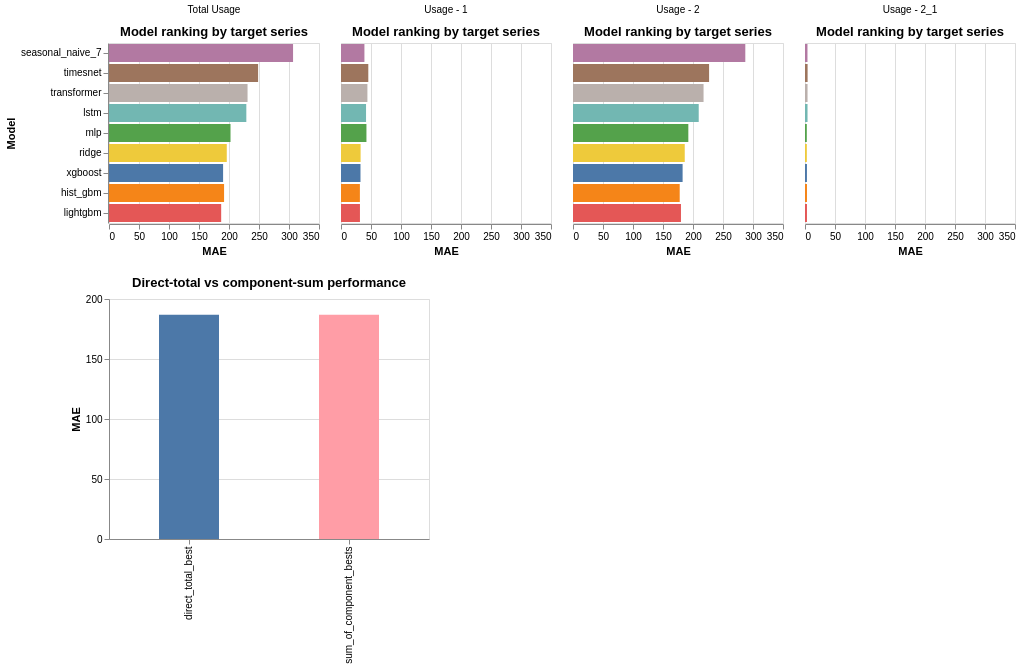

The code cell stored with this chart in its notebook:
### Code cell
model_chart = (
    alt.Chart(summary_frame)
    .mark_bar()
    .encode(
        x=alt.X("mae:Q", title="MAE"),
        y=alt.Y("model:N", sort="-x", title="Model"),
        color=alt.Color("model:N", legend=None),
        tooltip=["series:N", "model:N", alt.Tooltip("mae:Q", format=".2f"), alt.Tooltip("smape:Q", format=".2f")],
    )
    .properties(width=210, height=180, title="Model ranking by target series")
    .facet(column=alt.Column("series:N", title=None))
)

aggregate_chart = (
    alt.Chart(aggregate_metrics)
    .mark_bar(size=60)
    .encode(
        x=alt.X("strategy:N", title=None),
        y=alt.Y("mae:Q", title="MAE"),
        color=alt.Color("strategy:N", title="Forecast strategy"),
        tooltip=["strategy:N", alt.Tooltip("mae:Q", format=".2f"), alt.Tooltip("smape:Q", format=".2f"), alt.Tooltip("bias:Q", format=".2f")],
    )
    .properties(width=320, height=240, title="Direct-total vs component-sum performance")
)

model_chart & aggregate_chart

### Figure 1 — Vega-Lite specification as saved in the notebook (floating-point values rounded to 4 significant figures)
{"config": {"view": {"continuousWidth": 300, "continuousHeight": 300}}, "vconcat": [{"data": {"name": "data-ec4899c48896b09ef6d3ee4f9bbd1246"}, "facet": {"column": {"field": "series", "title": null, "type": "nominal"}}, "spec": {"mark": {"type": "bar"}, "encoding": {"color": {"field": "model", "legend": null, "type": "nominal"}, "tooltip": [{"field": "series", "type": "nominal"}, {"field": "model", "type": "nominal"}, {"field": "mae", "format": ".2f", "type": "quantitative"}, {"field": "smape", "format": ".2f", "type": "quantitative"}], "x": {"field": "mae", "title": "MAE", "type": "quantitative"}, "y": {"field": "model", "sort": "-x", "title": "Model", "type": "nominal"}}, "height": 180, "title": "Model ranking by target series", "width": 210}}, {"data": {"name": "data-fbd33537a2ed550e6e0c47e72f82a81a"}, "mark": {"type": "bar", "size": 60}, "encoding": {"color": {"field": "strategy", "title": "Forecast strategy", "type": "nominal"}, "tooltip": [{"field": "strategy", "type": "nominal"}, {"field": "mae", "format": ".2f", "type": "quantitative"}, {"field": "smape", "format": ".2f", "type": "quantitative"}, {"field": "bias", "format": ".2f", "type": "quantitative"}], "x": {"field": "strategy", "title": null, "type": "nominal"}, "y": {"field": "mae", "title": "MAE", "type": "quantitative"}}, "height": 240, "title": "Direct-total vs component-sum performance", "width": 320}], "$schema": "https://vega.github.io/schema/vega-lite/v6.1.0.json", "datasets": {"data-ec4899c48896b09ef6d3ee4f9bbd1246": [{"series": "Total Usage", "model": "lightgbm", "mae": 187.0, "rmse": 254.6, "smape": 12.72, "mape": 17.67, "bias": -9.053, "rank": 1.0}, {"series": "Total Usage", "model": "xgboost", "mae": 190.2, "rmse": 255.5, "smape": 12.97, "mape": 17.18, "bias": -34.08, "rank": 2.0}, {"series": "Total Usage", "model": "hist_gbm", "mae": 191.8, "rmse": 259.6, "smape": 12.96, "mape": 18.01, "bias": -11.41, "rank": 3.0}, {"series": "Total Usage", "model": "ridge", "mae": 196.3, "rmse": 265.7, "smape": 13.27, "mape": 18.36, "bias": 7.058, "rank": 4.0}, {"series": "Total Usage", "model": "mlp", "mae": 202.5, "rmse": 274.5, "smape": 13.61, "mape": 18.91, "bias": 43.03, "rank": 5.0}, {"series": "Total Usage", "model": "lstm", "mae": 228.9, "rmse": 335.4, "smape": 15.46, "mape": 31.33, "bias": 58.61, "rank": 6.0}, {"series": "Total Usage", "model": "transformer", "mae": 230.9, "rmse": 335.1, "smape": 15.64, "mape": 32.16, "bias": 51.33, "rank": 7.0}, {"series": "Total Usage", "model": "timesnet", "mae": 248.5, "rmse": 352.0, "smape": 16.72, "mape": 32.95, "bias": 65.76, "rank": 8.0}, {"series": "Total Usage", "model": "seasonal_naive_7", "mae": 306.8, "rmse": 446.7, "smape": 21.85, "mape": 34.77, "bias": 6.74, "rank": 9.0}, {"series": "Usage - 1", "model": "hist_gbm", "mae": 31.48, "rmse": 40.92, "smape": 20.81, "mape": 26.67, "bias": 5.896, "rank": 1.0}, {"series": "Usage - 1", "model": "lightgbm", "mae": 31.57, "rmse": 41.27, "smape": 20.91, "mape": 26.81, "bias": 5.223, "rank": 2.0}, {"series": "Usage - 1", "model": "xgboost", "mae": 32.48, "rmse": 41.55, "smape": 22.49, "mape": 30.17, "bias": 5.875, "rank": 3.0}, {"series": "Usage - 1", "model": "ridge", "mae": 32.67, "rmse": 41.81, "smape": 22.15, "mape": 28.85, "bias": 8.675, "rank": 4.0}, {"series": "Usage - 1", "model": "seasonal_naive_7", "mae": 39.04, "rmse": 54.33, "smape": 23.36, "mape": 27.69, "bias": 1.364, "rank": 5.0}, {"series": "Usage - 1", "model": "lstm", "mae": 41.75, "rmse": 55.15, "smape": 26.46, "mape": 44.4, "bias": 18.48, "rank": 6.0}, {"series": "Usage - 1", "model": "mlp", "mae": 42.41, "rmse": 53.21, "smape": 28.9, "mape": 47.82, "bias": 31.05, "rank": 7.0}, {"series": "Usage - 1", "model": "transformer", "mae": 44.01, "rmse": 56.06, "smape": 28.22, "mape": 44.05, "bias": 7.093, "rank": 8.0}, {"series": "Usage - 1", "model": "timesnet", "mae": 45.51, "rmse": 59.97, "smape": 29.36, "mape": 49.15, "bias": 13.28, "rank": 9.0}, {"series": "Usage - 2", "model": "hist_gbm", "mae": 177.9, "rmse": 240.7, "smape": 13.76, "mape": 18.93, "bias": -14.16, "rank": 1.0}, {"series": "Usage - 2", "model": "lightgbm", "mae": 180.0, "rmse": 240.4, "smape": 13.82, "mape": 19.72, "bias": -12.35, "rank": 2.0}, {"series": "Usage - 2", "model": "xgboost", "mae": 182.7, "rmse": 240.6, "smape": 14.35, "mape": 19.0, "bias": -38.74, "rank": 3.0}, {"series": "Usage - 2", "model": "ridge", "mae": 186.2, "rmse": 252.0, "smape": 14.31, "mape": 22.9, "bias": -2.242, "rank": 4.0}, {"series": "Usage - 2", "model": "mlp", "mae": 192.2, "rmse": 260.1, "smape": 14.67, "mape": 22.61, "bias": 34.05, "rank": 5.0}, {"series": "Usage - 2", "model": "lstm", "mae": 209.5, "rmse": 302.0, "smape": 16.19, "mape": 38.59, "bias": 20.13, "rank": 6.0}, {"series": "Usage - 2", "model": "transformer", "mae": 217.6, "rmse": 313.9, "smape": 16.73, "mape": 41.36, "bias": 49.03, "rank": 7.0}, {"series": "Usage - 2", "model": "timesnet", "mae": 226.8, "rmse": 319.4, "smape": 17.27, "mape": 40.62, "bias": 23.94, "rank": 8.0}, {"series": "Usage - 2", "model": "seasonal_naive_7", "mae": 287.2, "rmse": 417.1, "smape": 23.25, "mape": 44.31, "bias": 5.117, "rank": 9.0}, {"series": "Usage - 2_1", "model": "mlp", "mae": 3.013, "rmse": 5.125, "smape": 122.1, "mape": 75.1, "bias": -0.8864, "rank": 1.0}, {"series": "Usage - 2_1", "model": "ridge", "mae": 3.061, "rmse": 4.769, "smape": 121.3, "mape": 104.0, "bias": -0.3093, "rank": 2.0}, {"series": "Usage - 2_1", "model": "xgboost", "mae": 3.239, "rmse": 5.499, "smape": 118.9, "mape": 93.5, "bias": 0.2213, "rank": 3.0}, {"series": "Usage - 2_1", "model": "lightgbm", "mae": 3.286, "rmse": 5.183, "smape": 119.1, "mape": 97.81, "bias": 0.1908, "rank": 4.0}, {"series": "Usage - 2_1", "model": "hist_gbm", "mae": 3.307, "rmse": 5.3, "smape": 119.5, "mape": 98.6, "bias": 0.1506, "rank": 5.0}, {"series": "Usage - 2_1", "model": "seasonal_naive_7", "mae": 4.125, "rmse": 8.015, "smape": 40.98, "mape": 65.27, "bias": 0.2591, "rank": 6.0}, {"series": "Usage - 2_1", "model": "lstm", "mae": 4.21, "rmse": 6.251, "smape": 127.4, "mape": 130.0, "bias": -0.9871, "rank": 7.0}, {"series": "Usage - 2_1", "model": "transformer", "mae": 4.229, "rmse": 6.696, "smape": 124.2, "mape": 126.6, "bias": 1.033, "rank": 8.0}, {"series": "Usage - 2_1", "model": "timesnet", "mae": 4.331, "rmse": 6.395, "smape": 127.4, "mape": 143.3, "bias": -1.11, "rank": 9.0}], "data-fbd33537a2ed550e6e0c47e72f82a81a": [{"strategy": "sum_of_component_bests", "mae": 186.9, "rmse": 255.1, "smape": 12.71, "mape": 16.66, "bias": -9.149}, {"strategy": "direct_total_best", "mae": 187.0, "rmse": 254.6, "smape": 12.72, "mape": 17.67, "bias": -9.053}]}}
